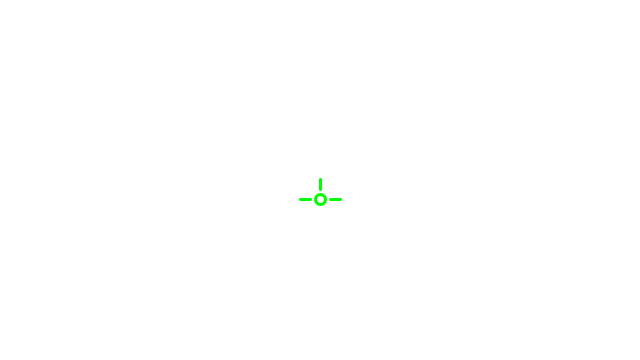
Frame 1 (no input)
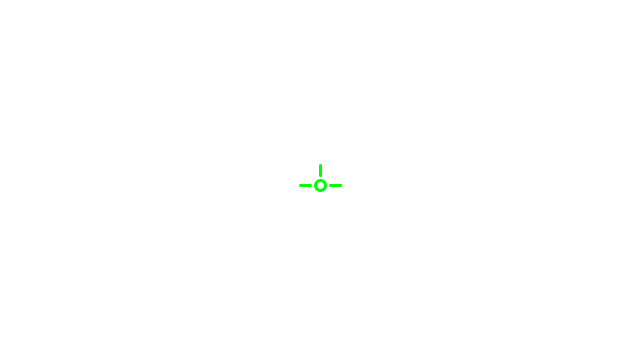
Frame 60 (the mouse pressed at the canvas centre just before this capture)
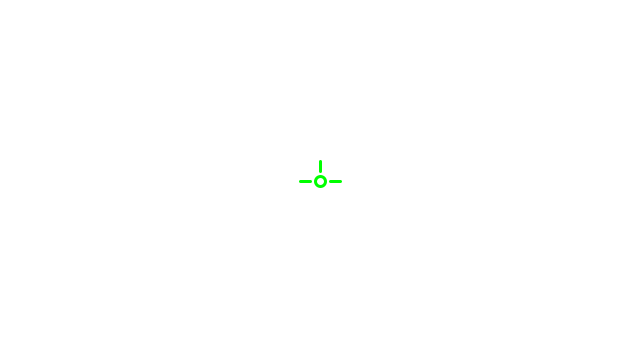
Frame 120 (the mouse held since frame 60 and released just before this capture)

The Processing sketch that drew these frames (run headless with seeded random() and noise(); from frame 60 on, the mouse is pressed at the canvas centre):

// Processing sketch: flight_path_marker
// ── flight_path_marker.pde
void setup() {
  size(640,360);
}

// 機体の角度変数
int yaw = 0;
int pitch = 0;

// FPM変数
float FPM_x = 320;
float FPM_y = 200;
float FPM_easing = 0.02;
float FPM_p = 180;

void draw() {
  background(255);
  // FPM描画
  float FPM_dy = FPM_p - FPM_y;
  if(abs(FPM_dy) > 1) { 
    FPM_y = FPM_y + FPM_dy * FPM_easing;
  }
  FPM(FPM_x, FPM_y, 10);
  FPM_p = FPM_p + pitch;
}

// FPM
void FPM(float xc, float yc, float r) {
  noFill();
  stroke(0, 255, 0);
  strokeWeight(3);
  ellipse(xc, yc, r, r);
  line(xc+r, yc, xc+2*r, yc);
  line(xc-r, yc, xc-2*r, yc);
  line(xc, yc-r, xc, yc-2*r);
}

// 操作系
void keyPressed() {
  if (key == 'a') {
    yaw = yaw + 1;
  } else if (key == 'd') {
    yaw = yaw - 1;
  } else if (key == 'w') {
    pitch = pitch + 1;
  } else if (key == 's') {
    pitch = pitch - 1;
  }
}
